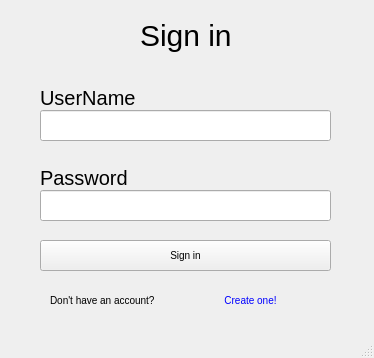
<?xml version="1.0" encoding="UTF-8"?>
<ui version="4.0">
 <class>MainWindow</class>
 <widget class="QMainWindow" name="MainWindow">
  <property name="geometry">
   <rect>
    <x>0</x>
    <y>0</y>
    <width>374</width>
    <height>358</height>
   </rect>
  </property>
  <property name="windowTitle">
   <string>MainWindow</string>
  </property>
  <widget class="QWidget" name="centralwidget">
   <widget class="QLabel" name="label">
    <property name="geometry">
     <rect>
      <x>140</x>
      <y>10</y>
      <width>101</width>
      <height>51</height>
     </rect>
    </property>
    <property name="styleSheet">
     <string notr="true">font-size:30px;
text-align:center;

</string>
    </property>
    <property name="text">
     <string>Sign in</string>
    </property>
   </widget>
   <widget class="QLineEdit" name="username">
    <property name="geometry">
     <rect>
      <x>40</x>
      <y>110</y>
      <width>291</width>
      <height>31</height>
     </rect>
    </property>
   </widget>
   <widget class="QLineEdit" name="password">
    <property name="geometry">
     <rect>
      <x>40</x>
      <y>190</y>
      <width>291</width>
      <height>31</height>
     </rect>
    </property>
   </widget>
   <widget class="QLabel" name="label_2">
    <property name="geometry">
     <rect>
      <x>40</x>
      <y>90</y>
      <width>101</width>
      <height>16</height>
     </rect>
    </property>
    <property name="styleSheet">
     <string notr="true">font-size:20px;</string>
    </property>
    <property name="text">
     <string>UserName</string>
    </property>
   </widget>
   <widget class="QLabel" name="label_3">
    <property name="geometry">
     <rect>
      <x>40</x>
      <y>170</y>
      <width>101</width>
      <height>16</height>
     </rect>
    </property>
    <property name="styleSheet">
     <string notr="true">font-size:20px;</string>
    </property>
    <property name="text">
     <string>Password</string>
    </property>
   </widget>
   <widget class="QPushButton" name="go">
    <property name="geometry">
     <rect>
      <x>40</x>
      <y>240</y>
      <width>291</width>
      <height>31</height>
     </rect>
    </property>
    <property name="styleSheet">
     <string notr="true">font-size:10px;</string>
    </property>
    <property name="text">
     <string>Sign in</string>
    </property>
   </widget>
   <widget class="QLabel" name="label_4">
    <property name="geometry">
     <rect>
      <x>50</x>
      <y>290</y>
      <width>131</width>
      <height>21</height>
     </rect>
    </property>
    <property name="styleSheet">
     <string notr="true">font-size:10px;</string>
    </property>
    <property name="text">
     <string>Don't have an account?</string>
    </property>
   </widget>
   <widget class="QPushButton" name="createnew">
    <property name="geometry">
     <rect>
      <x>190</x>
      <y>290</y>
      <width>121</width>
      <height>21</height>
     </rect>
    </property>
    <property name="styleSheet">
     <string notr="true">border-radius:5px;
font-size:10px;
color:blue;</string>
    </property>
    <property name="text">
     <string>Create one!</string>
    </property>
   </widget>
  </widget>
  <widget class="QMenuBar" name="menubar">
   <property name="geometry">
    <rect>
     <x>0</x>
     <y>0</y>
     <width>374</width>
     <height>18</height>
    </rect>
   </property>
  </widget>
  <widget class="QStatusBar" name="statusbar"/>
 </widget>
 <resources/>
 <connections/>
</ui>
